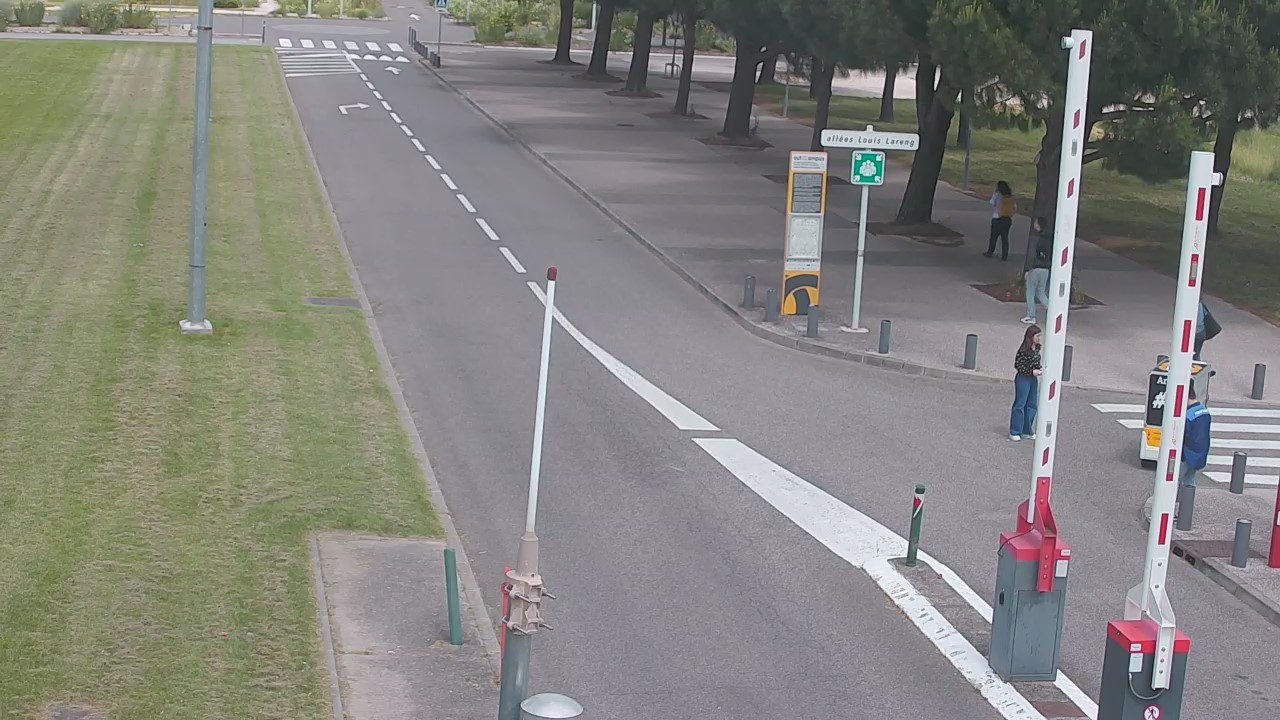
#> input picture position-detection/images/image.jpg, 1280 x 720 px, found by its file name
$ python test.py
#> lines starting #> are read from the running program, lines starting #| are printed output that depends on the picture
import cv2 as cv
import numpy as np
import pickle
import matplotlib.pyplot as plt
import os

# Charger les paramètres de calibration
params_path = "C:/Users/Eliott/Desktop/Stage/neocampus-cam-detection-main/cam-calibration/params/"  # Remplacer par le chemin correct
with open(params_path + "cameraMatrix.pkl", 'rb') as f:
#> (reads cam-calibration/params/cameraMatrix.pkl from the repository)
    cameraMatrix = pickle.load(f)
with open(params_path + "dist.pkl", 'rb') as f:
#> (reads cam-calibration/params/dist.pkl from the repository)
    dist = pickle.load(f)

# Charger l'image à undistorter
image_path = "C:/Users/Eliott/Desktop/Stage/test_homographie/image.jpg"  # Remplacer par le chemin correct
img = cv.imread(image_path)
#> img is the input picture: shape (720, 1280, 3); mean B, G, R 126.3, 131.3, 131.7

# Vérifier que l'image a été chargée correctement
if img is None:
    print(f"Erreur lors du chargement de l'image à partir de {image_path}")
    exit()

# Undistortion de l'image
h, w = img.shape[:2]
#> h = 720; w = 1280
newCameraMatrix, roi = cv.getOptimalNewCameraMatrix(cameraMatrix, dist, (w,h), 1, (w,h))
#> roi = (7, 7, 1266, 702)
dst = cv.undistort(img, cameraMatrix, dist, None, newCameraMatrix)
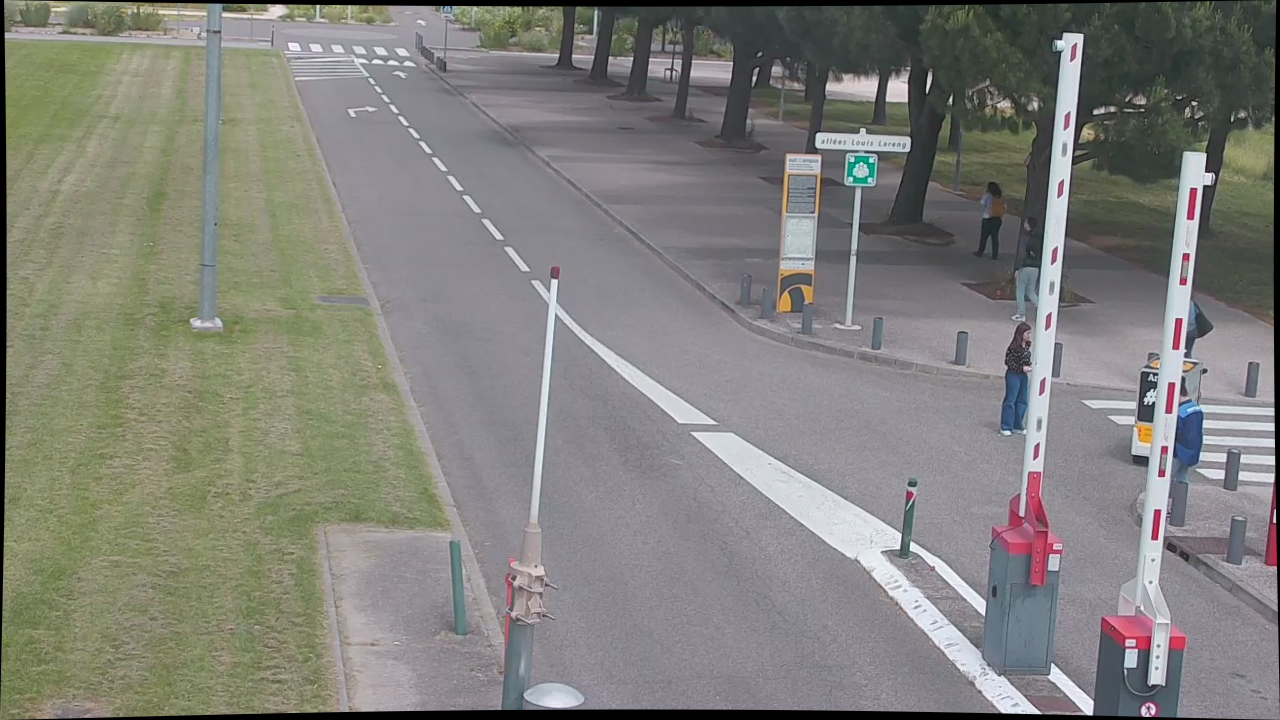
#> dst: shape (720, 1280, 3); mean B, G, R 123.2, 128.3, 128.7

# Recadrer l'image
x, y, w, h = roi
#> x = 7; y = 7; w = 1266; h = 702
dst = dst[y:y+h, x:x+w]
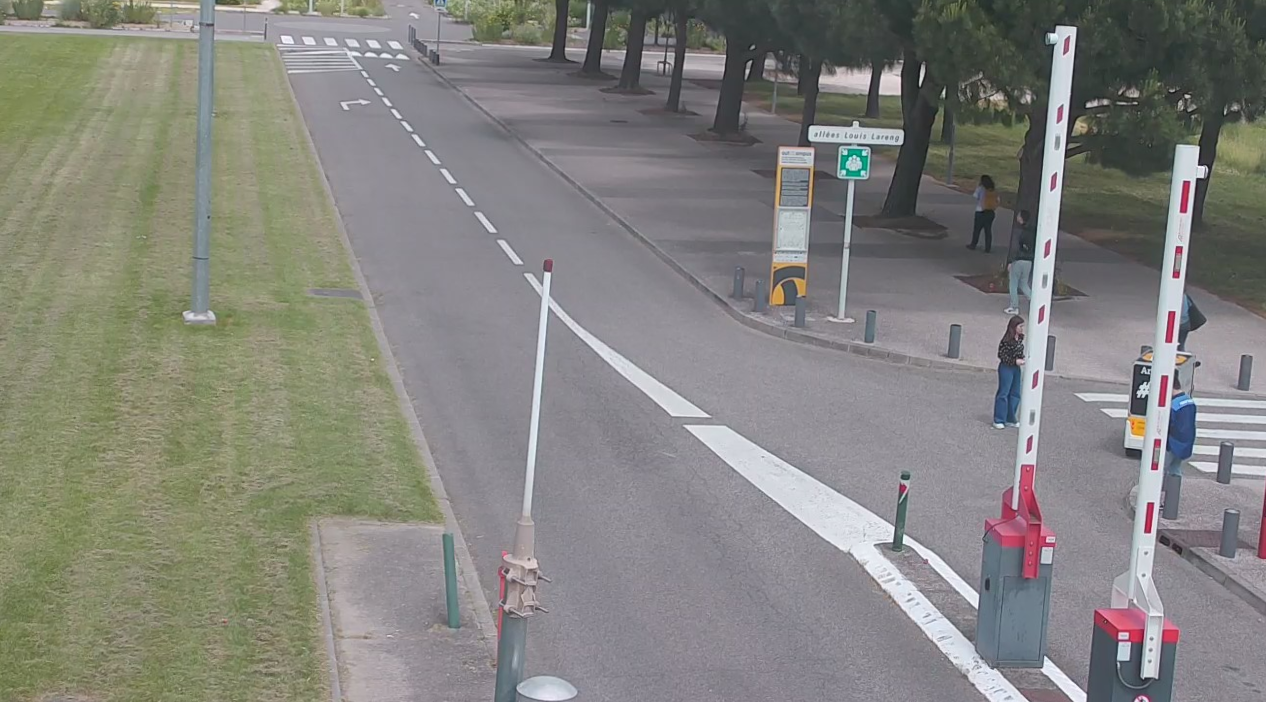
#> dst: shape (702, 1266, 3); mean B, G, R 126.2, 131.4, 131.8

# Sauvegarder ou afficher l'image undistorted
undistorted_image_path = "C:/Users/Eliott/Desktop/Stage/test_homographie/undist_image.jpg"  # Remplacer par le chemin correct
cv.imwrite(undistorted_image_path, dst)

# Variables globales pour stocker les points d'image et leurs coordonnées GPS
image_points = []
gps_points = []

# Fonction de callback pour la sélection des points
def select_points(event, x, y, flags, param):
    global image_points
    if event == cv.EVENT_LBUTTONDOWN:
        image_points.append((x, y))
        print(f"Point sélectionné: ({x}, {y})")

# Affichage de l'image undistorted et sélection des points
cv.namedWindow('Undistorted Image')
cv.setMouseCallback('Undistorted Image', select_points)

print("Sélectionnez 4 points ou plus sur l'image en cliquant. Appuyez sur 'q' pour terminer la sélection.")
while True:
    cv.imshow('Undistorted Image', dst)
    key = cv.waitKey(1) & 0xFF
#> (key q is pressed here)
    if key == ord('q'):
        break

cv.destroyAllWindows()

# Saisie des coordonnées GPS correspondantes
for i, point in enumerate(image_points):
    lat = float(input(f"Entrez la latitude du point {i+1} ({point}): "))
    lon = float(input(f"Entrez la longitude du point {i+1} ({point}): "))
    gps_points.append((lat, lon))

# Conversion en numpy arrays
image_points_np = np.array(image_points, dtype=np.float32)
gps_points_np = np.array(gps_points, dtype=np.float32)

# Calcul de l'homographie
#> (the run stopped early here; a loop or call above may not have finished)
